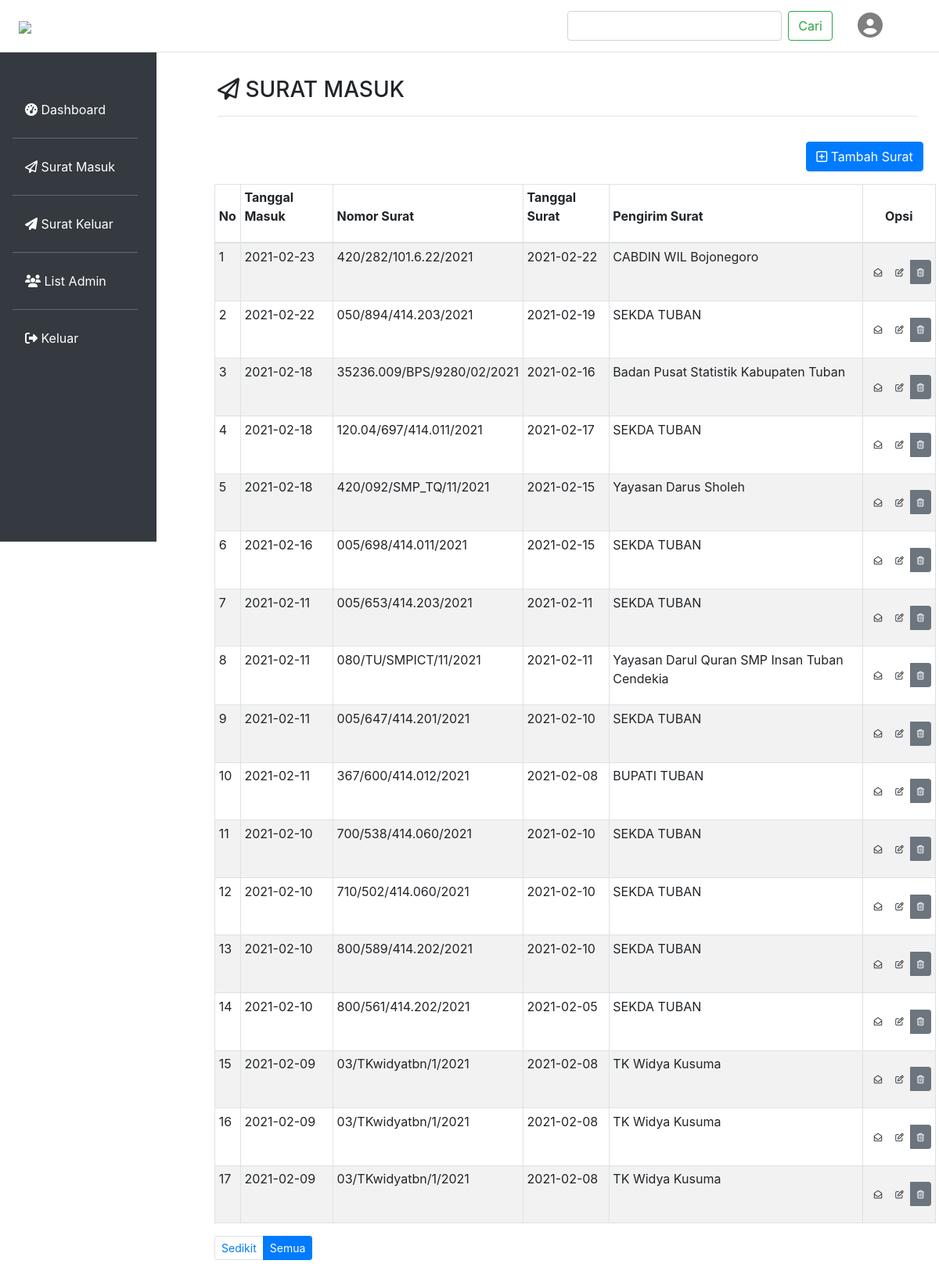
Page /surmasmenu.php?jumlah=1 (signed in) on the committed database.
### tables this page shows
CREATE TABLE `surat_masuk` (
  `id_suratmasuk` int(4) NOT NULL,
  `nmr_surat` varchar(30) NOT NULL,
  `tgl_surat` date NOT NULL,
  `tgl_masuk` date NOT NULL,
  `surat_dari` varchar(500) NOT NULL,
  `isi` varchar(1000) NOT NULL,
  `id_pengguna` int(4) NOT NULL
);

### surmasmenu.php (the view, shortened to what this page needs)
<!doctype html>
<html lang="en">
  <head>
    <link rel="stylesheet" href="css/bootstrap.min.css">
	<link rel="stylesheet" href="css/style.css">
  </head>
  <body>
	<div class="row no-gutters pr-3">
		<?php
		include('menu.php');
	    ?>
		<div class="left col-md-10 p-3 mt-3">
			<div class="mt-2 ml-5 pt-2 pl-1 mr-2"><h3><i class="far fa-paper-plane"></i> SURAT MASUK</h3> <hr></div>
			<div class="row ml-5 pt-3 pb-5">
				<div class="mb-3 ml-auto mr-3"><a class="btn btn-primary" href="surmastambah.php" role="button"><i class="far fa-plus-square"></i> Tambah Surat</a></div>
				<table class="table table-sm table-striped table-bordered">
				<thead>
					<tr>
					<th scope="col"><p class="text-center">No</p></th>
					<th scope="col"><p class="text-left">Tanggal Masuk</p></th>
					<th scope="col"><p class="text-left">Nomor Surat</p></th>
					<th scope="col"><p class="text-left">Tanggal Surat</p></th>
					<th scope="col"><p class="text-left">Pengirim Surat</p></th>
					<th scope="col" style="width: 3rem;"><p class="text-center">Opsi</p></th>
					</tr>
				</thead>
				<tbody>
					<?php
					include('sambungan.php');
					$batas   = 4;
					$halaman = @$_GET['halaman'];
					$jumlah = @$_GET['jumlah'];
					if(empty($halaman)){
						$posisi  = 0;
						$halaman = 1;
					}
					else{
						$posisi  = ($halaman-1) * $batas;
					}
					if(empty($jumlah)){
						$sql = "SELECT* FROM surat_masuk order by tgl_masuk DESC limit $posisi,$batas";
					}
					else{
						$sql = "SELECT* FROM surat_masuk order by tgl_masuk DESC";
					}
					$query = mysqli_query($conn, $sql);
					$no=$posisi+1;
					while ($row = mysqli_fetch_array($query)){
    	        	echo '
					<tr class="align-middle">
					<th scope="col"><p class="font-weight-normal">'.$no.'</p></th>
					<th scope="col"><p class="font-weight-normal">'.$row['tgl_masuk'].'</p></th>
					<th scope="col"><p class="font-weight-normal">'.$row['nmr_surat'].'</p></th>
					<th scope="col"><p class="font-weight-normal">'.$row['tgl_surat'].'</p></th>
					<th scope="col"><p class="font-weight-normal">'.$row['surat_dari'].'</p></th>
					<th scope="col"><p class="font-weight-normal"><center>
					<div class="btn-group btn-group-toggle" data-toggle="buttons">
					<label class="btn btn-white btn-sm">
						<a href="surmasfull.php?id='.$row['id_suratmasuk'].'" class="text-dark" data-toggle="tooltip" data-placement="bottom" title="Selengkapnya">
						<input type="radio" name="options" id="option1"> <i class="far fa-envelope-open fa-xs"></i>
						</a>
					</label>
					<label class="btn btn-white btn-sm">
						<a href="surmasedit.php?id='.$row['id_suratmasuk'].'" class="text-dark" data-toggle="tooltip" data-placement="bottom" title="Edit">
						<input type="radio" name="options" id="option2"> <i class="far fa-edit fa-xs"></i>
						</a>
					</label>
					<label class="btn btn-secondary active btn-sm">
						<a href="surmashapus.php?id='.$row['id_suratmasuk'].'" class="text-white" data-toggle="tooltip" data-placement="bottom" title="Hapus">
						<input type="radio" name="options" id="option3"> <i class="far fa-trash-alt fa-xs"></i>
						</a>
					</label>
					</div></center>
					</p></th></tr>';
					$no++;
					}
					?>
				</tbody>
				</table>
				<?php
				$query2     = mysqli_query($conn, "select * from surat_masuk order by tgl_masuk DESC");
				$jmldata    = mysqli_num_rows($query2);
				$jmlhalaman = ceil($jmldata/$batas);
				?>
				<div class="text-center">
					<ul class="pagination pagination-sm">
						<?php
						if(empty($jumlah)){
							for($i=1;$i<=$jmlhalaman;$i++) {
								if ($i != $halaman) {
									echo "<li class='page-item'><a class='page-link' href='surmasmenu.php?halaman=$i'>$i</a></li>";
								} else {
									echo "<li class='page-item active'><a class='page-link' href='#'>$i</a></li>";
								}
							}
							echo " <li class='page-item'><a class='page-link' href='surmasmenu.php?jumlah=1#'>Semua</a></li>";
						}
						else{
							echo "<li class='page-item'><a class='page-link' href='surmasmenu.php?halaman=1'>Sedikit</a></li> <li class='page-item  active'><a class='page-link' href='surmasmenu.php?jumlah=1#'>Semua</a></li>";
						}
						?>
					</ul>
				</div>
				</div>
			</div>
		</div>
	<?php
		include('headadmin.php');
	?>
  </body>
</html>

### style.css (style rules this page uses)
body { margin-top: 50px; background: white; }
.left { margin-left: 210px; }

### rows in the picture
surat_masuk: tgl_masuk "2021-02-23", nmr_surat "420/282/101.6.22/2021", tgl_surat "2021-02-22", surat_dari "CABDIN WIL Bojonegoro"
surat_masuk: tgl_masuk "2021-02-22", nmr_surat "050/894/414.203/2021", tgl_surat "2021-02-19", surat_dari "SEKDA TUBAN"
surat_masuk: tgl_masuk "2021-02-18", nmr_surat "35236.009/BPS/9280/02/2021", tgl_surat "2021-02-16", surat_dari "Badan Pusat Statistik Kabupaten Tuban"
surat_masuk: tgl_masuk "2021-02-18", nmr_surat "120.04/697/414.011/2021", tgl_surat "2021-02-17", surat_dari "SEKDA TUBAN"
surat_masuk: tgl_masuk "2021-02-18", nmr_surat "420/092/SMP_TQ/11/2021", tgl_surat "2021-02-15", surat_dari "Yayasan Darus Sholeh"
surat_masuk: tgl_masuk "2021-02-16", nmr_surat "005/698/414.011/2021", tgl_surat "2021-02-15", surat_dari "SEKDA TUBAN"
surat_masuk: tgl_masuk "2021-02-11", nmr_surat "005/653/414.203/2021", tgl_surat "2021-02-11", surat_dari "SEKDA TUBAN"
surat_masuk: tgl_masuk "2021-02-11", nmr_surat "080/TU/SMPICT/11/2021", tgl_surat "2021-02-11", surat_dari "Yayasan Darul Quran SMP Insan Tuban Cendekia"
surat_masuk: tgl_masuk "2021-02-11", nmr_surat "005/647/414.201/2021", tgl_surat "2021-02-10", surat_dari "SEKDA TUBAN"
surat_masuk: tgl_masuk "2021-02-11", nmr_surat "367/600/414.012/2021", tgl_surat "2021-02-08", surat_dari "BUPATI TUBAN"
surat_masuk: tgl_masuk "2021-02-10", nmr_surat "700/538/414.060/2021", tgl_surat "2021-02-10", surat_dari "SEKDA TUBAN"
surat_masuk: tgl_masuk "2021-02-10", nmr_surat "710/502/414.060/2021", tgl_surat "2021-02-10", surat_dari "SEKDA TUBAN"
surat_masuk: tgl_masuk "2021-02-10", nmr_surat "800/589/414.202/2021", tgl_surat "2021-02-10", surat_dari "SEKDA TUBAN"
surat_masuk: tgl_masuk "2021-02-10", nmr_surat "800/561/414.202/2021", tgl_surat "2021-02-05", surat_dari "SEKDA TUBAN"
surat_masuk: tgl_masuk "2021-02-09", nmr_surat "03/TKwidyatbn/1/2021", tgl_surat "2021-02-08", surat_dari "TK Widya Kusuma"
surat_masuk: tgl_masuk "2021-02-09", nmr_surat "03/TKwidyatbn/1/2021", tgl_surat "2021-02-08", surat_dari "TK Widya Kusuma"
surat_masuk: tgl_masuk "2021-02-09", nmr_surat "03/TKwidyatbn/1/2021", tgl_surat "2021-02-08", surat_dari "TK Widya Kusuma"
